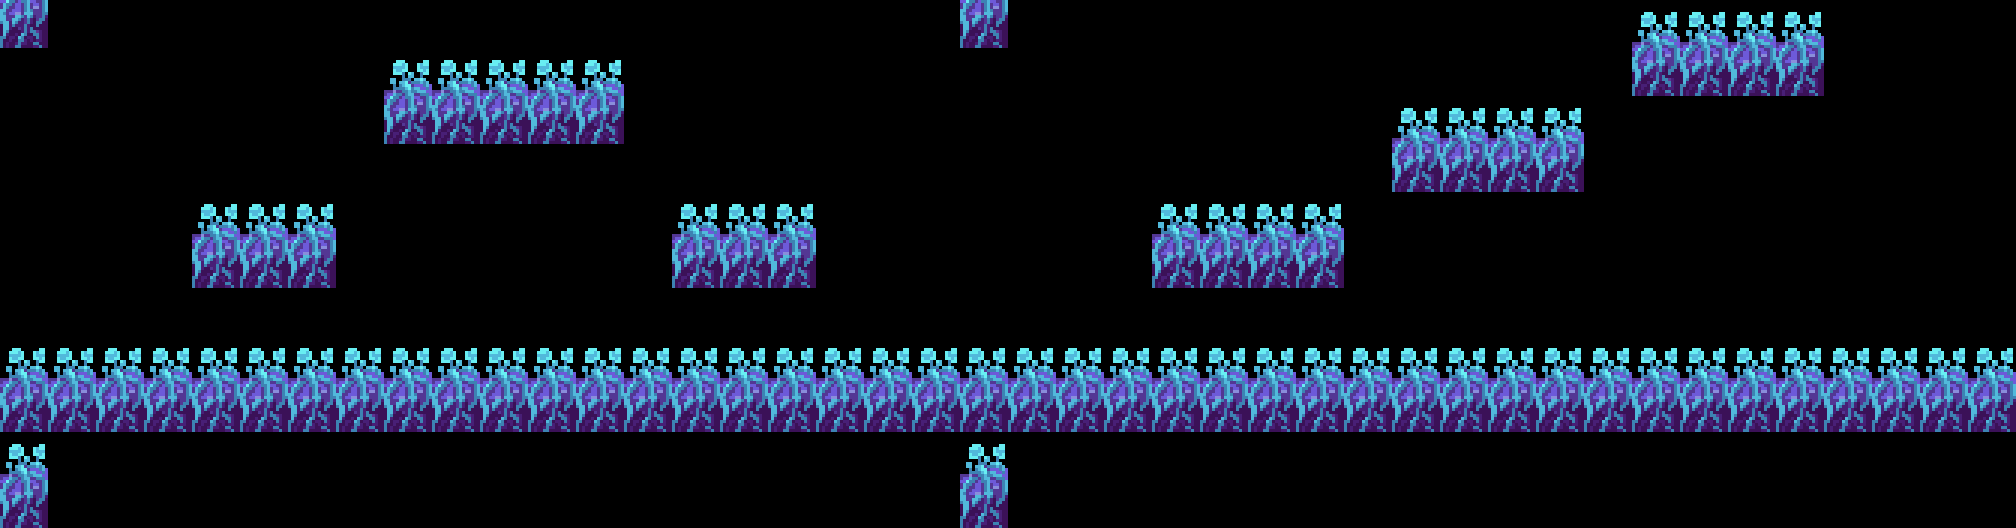

This is a level from a 2D game, rendered from its Tiled map with the project's own tilesets. A one-line summary and the complete map file follow:
An orthogonal 42x11 tile map with 48x48 px tiles, 2 tile layers (Collision, Layer1).

<map version="1.4" tiledversion="1.4.2" orientation="orthogonal" renderorder="right-down" width="42" height="11" tilewidth="48" tileheight="48" infinite="0" nextlayerid="3" nextobjectid="1">
 <tileset firstgid="1" source="tileset.tsx" />
 <layer id="1" name="Collision" width="42" height="11">
  <data encoding="csv">
28,0,0,0,0,0,0,0,0,0,0,0,0,0,0,0,0,0,0,0,28,0,0,0,0,0,0,0,0,0,0,0,0,1,1,1,1,1,2,0,0,0,
0,0,0,0,0,0,0,0,0,0,0,0,0,0,0,0,0,0,0,0,0,0,0,0,0,0,0,0,0,0,0,0,0,0,28,28,28,28,0,0,0,0,
0,0,0,0,0,0,0,0,27,28,29,30,31,0,0,0,0,0,0,0,0,0,0,0,0,0,0,1,1,1,1,1,1,1,2,0,0,0,0,0,0,0,
0,0,0,0,0,0,0,0,0,0,0,0,0,0,0,0,0,0,0,0,0,0,0,0,0,0,0,0,0,28,28,28,28,0,0,0,0,0,0,0,0,0,
0,0,0,0,0,0,0,0,0,0,0,0,0,0,0,0,0,0,0,0,0,0,0,0,1,1,1,2,0,0,0,0,0,0,0,0,0,0,0,0,0,0,
0,0,0,0,28,28,28,0,0,0,0,0,0,0,28,28,28,0,0,0,0,0,0,0,28,28,28,28,0,0,0,0,1,2,0,0,0,0,0,0,0,0,
0,0,0,0,0,0,0,0,0,0,0,0,0,0,0,0,0,0,0,0,0,0,0,0,0,0,0,0,0,0,0,0,0,0,0,0,0,0,0,0,0,0,
0,0,0,0,0,0,0,0,0,0,0,0,0,0,0,0,0,0,0,0,0,146,146,146,146,146,146,146,146,146,146,146,146,146,146,146,146,146,146,146,146,146,
28,28,28,28,28,28,28,28,28,28,28,28,28,28,28,28,28,28,28,28,28,28,28,28,28,28,28,28,28,28,28,28,28,28,28,28,28,28,28,28,28,28,
0,0,0,0,0,0,0,0,0,0,0,0,0,0,0,0,0,0,0,0,0,0,0,0,0,0,0,0,0,0,0,0,0,0,0,0,0,0,0,0,0,0,
28,0,0,0,0,0,0,0,0,0,0,0,0,0,0,0,0,0,0,0,28,0,0,0,0,0,0,0,0,0,0,0,0,0,0,0,0,0,0,0,0,0
</data>
 </layer>
 <layer id="2" name="Layer1" width="42" height="11">
  <data encoding="csv">
170,0,0,0,0,0,0,0,0,0,0,0,0,0,0,0,0,0,0,0,170,0,0,0,0,0,0,0,0,0,0,0,0,0,146,146,146,146,0,0,0,0,
0,0,0,0,0,0,0,0,146,146,146,146,146,0,0,0,0,0,0,0,0,0,0,0,0,0,0,0,0,0,0,0,0,0,170,170,170,170,1,0,0,0,
0,0,0,0,0,0,0,0,170,170,170,170,170,1,0,0,0,0,0,0,0,0,0,0,0,0,0,0,0,146,146,146,146,0,0,0,0,0,0,0,0,0,
0,0,0,0,0,0,0,0,0,0,0,0,0,0,0,0,0,0,0,0,0,0,0,0,0,0,0,0,0,170,170,170,170,0,0,0,0,0,0,0,0,0,
0,0,0,0,146,146,146,0,0,0,0,0,0,0,146,146,146,0,0,0,0,0,0,0,146,146,146,146,0,0,0,0,0,0,0,0,0,0,0,0,0,0,
0,0,0,0,170,170,170,0,0,0,0,0,0,0,170,170,170,0,0,0,0,0,0,0,170,170,170,170,0,0,0,0,0,0,0,0,0,0,0,0,0,0,
0,0,0,0,0,0,0,0,0,0,0,0,0,0,0,0,0,0,0,0,0,0,0,0,0,0,0,0,0,0,0,0,0,0,0,0,0,0,0,0,0,0,
146,146,146,146,146,146,146,146,146,146,146,146,146,146,146,146,146,146,146,146,146,0,0,0,0,0,0,0,0,0,0,0,0,0,0,0,0,0,0,0,0,0,
170,170,170,170,170,170,170,170,170,170,170,170,170,170,170,170,170,170,170,170,170,170,170,170,170,170,170,170,170,170,170,170,170,170,170,170,170,170,170,170,170,170,
146,0,0,0,0,0,0,0,0,0,0,0,0,0,0,0,0,0,0,0,146,0,0,0,0,0,0,0,0,0,0,0,0,0,0,0,0,0,0,0,0,0,
170,0,0,0,0,0,0,0,0,0,0,0,0,0,0,0,0,0,0,0,170,0,0,0,0,0,0,0,0,0,0,0,0,0,0,0,0,0,0,0,0,0
</data>
 </layer>
</map>